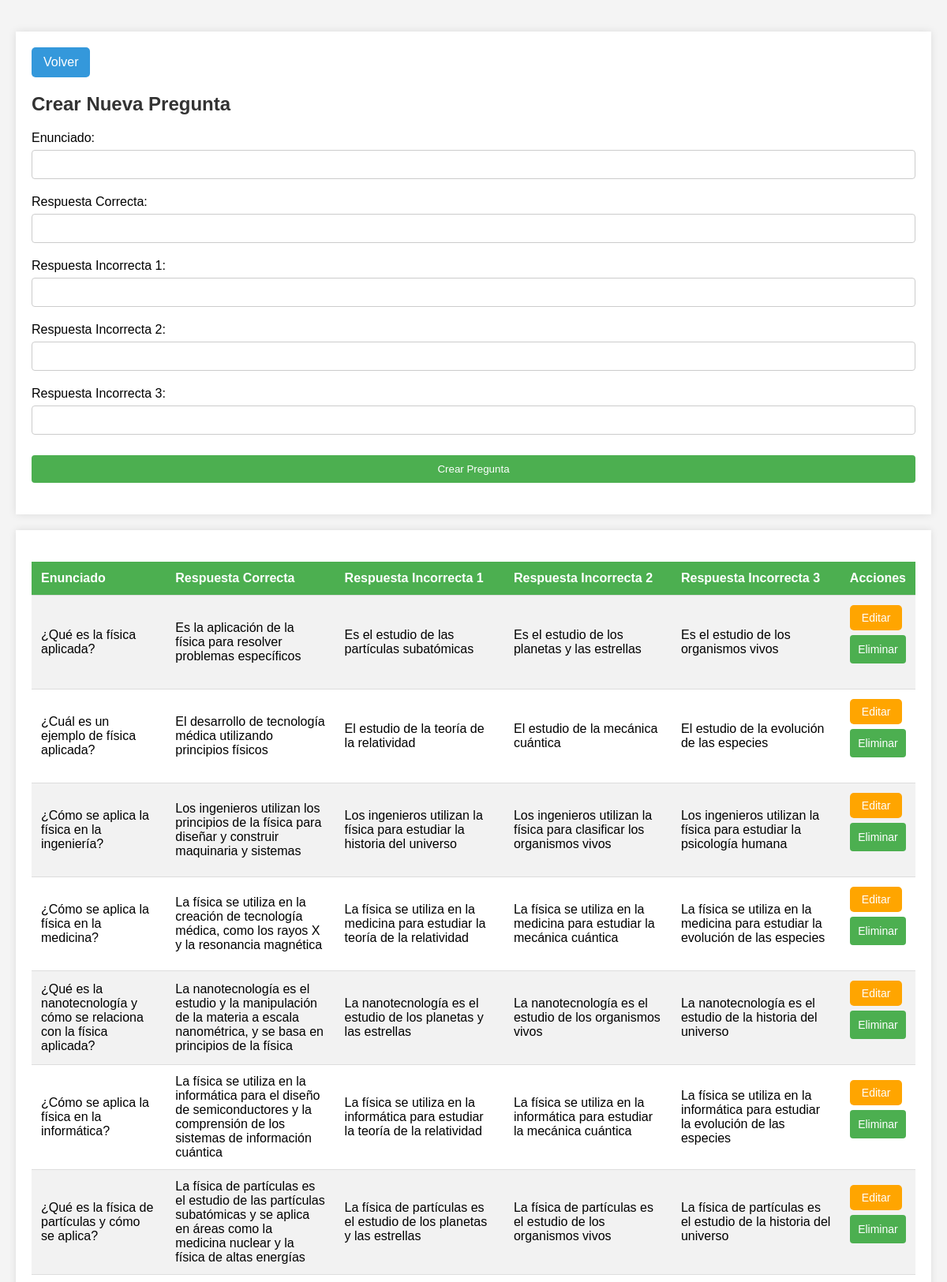
The page /fisicacrud.php (upper part) on the database its author committed.
### tables this page shows
CREATE TABLE `preguntas_fisica` (
  `id` int(11) NOT NULL,
  `enunciado` text NOT NULL,
  `respuesta_correcta` text NOT NULL,
  `respuesta_incorrecta1` text NOT NULL,
  `respuesta_incorrecta2` text NOT NULL,
  `respuesta_incorrecta3` text NOT NULL
);

### fisicacrud.php (the view, shortened to what this page needs)
<?php
require_once "conexion.php";
function obtenerPreguntas($conexion) {
    $result = $conexion->query("SELECT * FROM preguntas_fisica");
    return $result->fetch_all(MYSQLI_ASSOC);
}
$preguntas = obtenerPreguntas($conexion);
?>
<!DOCTYPE html>
<html lang="es">
<head>
    <link rel="stylesheet" href="crud.css">
</head>
<body>
<div class="form-container" style="text-align: left; margin-top: 20px;">
    <a href="salaadmin.php" class="boton-volver" style="display: inline-block; padding: 10px 15px; font-size: 16px; text-align: center; text-decoration: none; cursor: pointer; border-radius: 5px; background-color: #3498db; color: #fff; transition: background-color 0.3s ease;">Volver</a>
    <h2>Crear Nueva Pregunta</h2>
    <form method="post" action="fisicacrud.php">
        <label for="enunciado">Enunciado:</label>
        <input type="text" name="enunciado" id="enunciado" required>
        <label for="respuesta_correcta">Respuesta Correcta:</label>
        <input type="text" name="respuesta_correcta" id="respuesta_correcta" required>
        <label for="respuesta_incorrecta1">Respuesta Incorrecta 1:</label>
        <input type="text" name="respuesta_incorrecta1" id="respuesta_incorrecta1" required>
        <label for="respuesta_incorrecta2">Respuesta Incorrecta 2:</label>
        <input type="text" name="respuesta_incorrecta2" id="respuesta_incorrecta2" required>
        <label for="respuesta_incorrecta3">Respuesta Incorrecta 3:</label>
        <input type="text" name="respuesta_incorrecta3" id="respuesta_incorrecta3" required>
        <input type="submit" name="crear" value="Crear Pregunta">
    </form>
</div>
<div class="table-container">
    <table>
        <tr>
            <th>Enunciado</th>
            <th>Respuesta Correcta</th>
            <th>Respuesta Incorrecta 1</th>
            <th>Respuesta Incorrecta 2</th>
            <th>Respuesta Incorrecta 3</th>
            <th>Acciones</th>
        </tr>
        <?php foreach ($preguntas as $pregunta): ?>
        <tr>
            <td><?php echo htmlspecialchars($pregunta['enunciado']); ?></td>
            <td><?php echo htmlspecialchars($pregunta['respuesta_correcta']); ?></td>
            <td><?php echo htmlspecialchars($pregunta['respuesta_incorrecta1']); ?></td>
            <td><?php echo htmlspecialchars($pregunta['respuesta_incorrecta2']); ?></td>
            <td><?php echo htmlspecialchars($pregunta['respuesta_incorrecta3']); ?></td>
            <td>
                <button onclick="editarPregunta(<?php echo htmlspecialchars(json_encode($pregunta)); ?>)" class="boton editar">Editar</button>
                <form method="post" action="fisicacrud.php" onsubmit="return confirm('¿Estás seguro de que deseas eliminar esta pregunta?');">
                    <input type="submit" name="eliminar" value="Eliminar" class="boton eliminar">
                </form>
            </td>
        </tr>
        <?php endforeach; ?>
    </table>
</div>
</body>
</html>

### crud.css (style rules this page uses)
body { font-family: 'Arial', sans-serif; background-color: #f4f4f4; margin: 0; padding: 20px; }
h2 { color: #333; }
.form-container, .table-container { background-color: white; box-shadow: 0 0 10px rgba(0, 0, 0, 0.1); padding: 20px; margin-bottom: 20px; }
.table-container table { width: 100%; border-collapse: collapse; margin-top: 20px; }
.table-container th, .table-container td { text-align: left; padding: 12px; border-bottom: 1px solid #ddd; }
.table-container th { background-color: #4CAF50; color: white; }
.table-container tr:nth-child(even) { background-color: #f2f2f2; }
.boton { padding: 8px 15px; border: none; border-radius: 5px; cursor: pointer; font-size: 14px; }
.editar { background-color: #ffa500; color: white; }
.eliminar { background-color: #f44336; color: white; }
input[type="text"], input[type="submit"] { width: 100%; padding: 10px; margin: 6px 0 20px 0; display: inline-block; border: 1px solid #ccc; box-sizing: border-box; border-radius: 4px; }
input[type="submit"] { background-color: #4CAF50; color: white; border: none; }

### rows shown on the page
preguntas_fisica: enunciado "¿Qué es la física aplicada?", respuesta_correcta "Es la aplicación de la física para resolver problemas específicos", respuesta_incorrecta1 "Es el estudio de las partículas subatómicas", respuesta_incorrecta2 "Es el estudio de los planetas y las estrellas", respuesta_incorrecta3 "Es el estudio de los organismos vivos"
preguntas_fisica: enunciado "¿Cuál es un ejemplo de física aplicada?", respuesta_correcta "El desarrollo de tecnología médica utilizando principios físicos", respuesta_incorrecta1 "El estudio de la teoría de la relatividad", respuesta_incorrecta2 "El estudio de la mecánica cuántica", respuesta_incorrecta3 "El estudio de la evolución de las especies"
preguntas_fisica: enunciado "¿Cómo se aplica la física en la ingeniería?", respuesta_correcta "Los ingenieros utilizan los principios de la física para diseñar y construir maquinaria y sistemas", respuesta_incorrecta1 "Los ingenieros utilizan la física para estudiar la historia del universo", respuesta_incorrecta2 "Los ingenieros utilizan la física para clasificar los organismos vivos", respuesta_incorrecta3 "Los ingenieros utilizan la física para estudiar la psicología humana"
preguntas_fisica: enunciado "¿Cómo se aplica la física en la medicina?", respuesta_correcta "La física se utiliza en la creación de tecnología médica, como los rayos X y la resonancia magnética", respuesta_incorrecta1 "La física se utiliza en la medicina para estudiar la teoría de la relatividad", respuesta_incorrecta2 "La física se utiliza en la medicina para estudiar la mecánica cuántica", respuesta_incorrecta3 "La física se utiliza en la medicina para estudiar la evolución de las especies"
preguntas_fisica: enunciado "¿Qué es la nanotecnología y cómo se relaciona con la física aplicada?", respuesta_correcta "La nanotecnología es el estudio y la manipulación de la materia a escala nanométrica, y se basa en principios de la física", respuesta_incorrecta1 "La nanotecnología es el estudio de los planetas y las estrellas", respuesta_incorrecta2 "La nanotecnología es el estudio de los organismos vivos", respuesta_incorrecta3 "La nanotecnología es el estudio de la historia del universo"
preguntas_fisica: enunciado "¿Cómo se aplica la física en la informática?", respuesta_correcta "La física se utiliza en la informática para el diseño de semiconductores y la comprensión de los sistemas de información cuántica", respuesta_incorrecta1 "La física se utiliza en la informática para estudiar la teoría de la relatividad", respuesta_incorrecta2 "La física se utiliza en la informática para estudiar la mecánica cuántica", respuesta_incorrecta3 "La física se utiliza en la informática para estudiar la evolución de las especies"
preguntas_fisica: enunciado "¿Qué es la física de partículas y cómo se aplica?", respuesta_correcta "La física de partículas es el estudio de las partículas subatómicas y se aplica en áreas como la medicina nuclear y la física de altas energías", respuesta_incorrecta1 "La física de partículas es el estudio de los planetas y las estrellas", respuesta_incorrecta2 "La física de partículas es el estudio de los organismos vivos", respuesta_incorrecta3 "La física de partículas es el estudio de la historia del universo"
